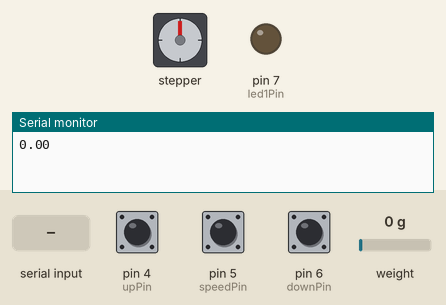
Recording of a sketch running on a simulated Arduino Uno, built with avr-gcc and run on an emulated ATmega328P. On the bench: stepper motor, output pins drawn as LEDs (lit = HIGH), the last lines printed to the serial monitor. Wiring (inferred from the names in the program): stepper motor driver (200 steps per turn assumed): step pin 2; direction pin 3. Dashed ring = blinking. The test bench sets the inputs (shaded band); at power-on: pin 6 (downPin) HIGH, pin 4 (upPin) HIGH, pin 5 (speedPin) HIGH, weight on the scale 0 g. Pins used as bus, display or sensor lines are not drawn.

Above: at 4.4 s.
4.5 s: "M10" received over Serial
At 9.1 s:
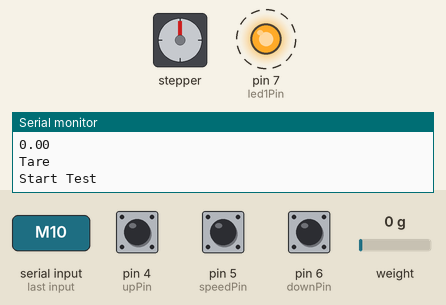
10.1 s: pin 6 (downPin) pulled LOW for 0.15 s
13.6 s: "M14" received over Serial
At 19.07 s:
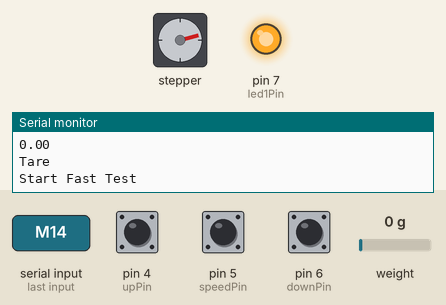
19.2 s: " " received over Serial
22.7 s: "M11" received over Serial
At 24.0 s:
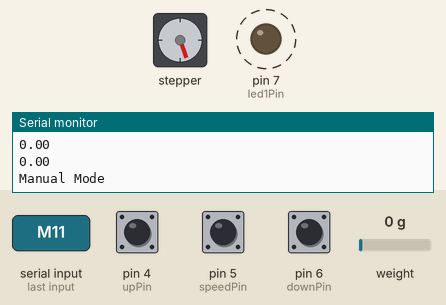
28.3 s: pin 4 (upPin) pulled LOW for 0.15 s
At 30.0 s:
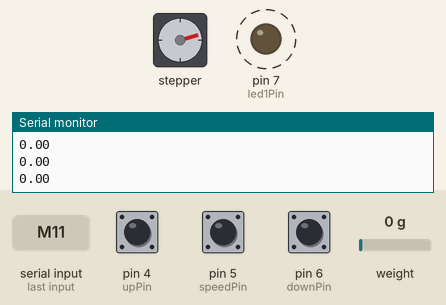
Timing chart, 0 to 32.8 s (numbered marks = the images above; inputs shaded):
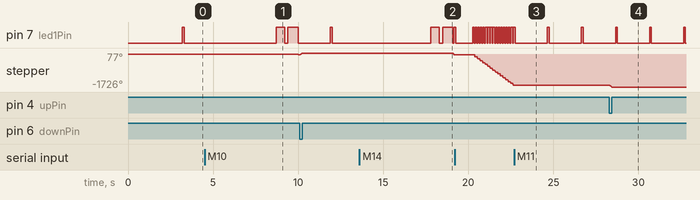

Measured:
- after the input at 13.6 s, stepper: turns 102° counter-clockwise in 0.15 s, starting after 5.4 s
- after the input at 22.7 s, pin 7 (led1Pin): alternates HIGH for 0.10 s and LOW for 1.9 s, starting after 2.0 s; stepper: stops changing and stays -1639°
- after the input at 28.3 s, stepper: turns 87° counter-clockwise in 0.14 s, starting at once

The sketch:

OpenPull.ino
```cpp
/*########################################
  ##### OPEN PULL
  ##### DIY Universal Test Machnine
  ##### V1.0
  ##### Stefan Hermann aka CNC Kitchen
  ##### https://www.youtube.com/cnckitchen
  ##### 31.01.2019
  ##### Libraries:
  ##### HX711 by aguegu: https://github.com/aguegu/ardulibs/tree/master/hx711
  ########################################*/

#include "hx711.h"

////// Load Cell Variables
float gainValue = -875.7 * (1 - 0.001); //CALIBRATION FACTOR
float measuringIntervall = 2;       //Measuring interval when IDLE
float measuringIntervallTest = .5;  //Measuring interval during SLOW test
float measuringIntervallTestFast = .15; ///Measuring interval during FAST test

long tareValue;

Hx711 loadCell(A0, A1);

////// Stepper Variables

int pulseLength = 10;
float stepsPerMM = 200 * 2 * (13 + 212.0 / 289.0) / 2; // Steps per rev * Microstepping * Gear reduction ratio / Pitch
float stepsPerSecond = stepsPerMM / 60; //1mm/min
int slowSpeedDelay = 3000;    //Time delay between steps for jogging slowly
int fastSpeedDelay = 300;     ////Time delay between steps for jogging fast
boolean dir = 0;


////// PIN definitions
int directionPin = 3;
int stepPin = 2;
int speedPin = 5;
int upPin = 4;
int downPin = 6;
int led1Pin = 7;


///// Variables
byte mode = 2;
byte modeAddition = 0;
float currentSpeed = stepsPerSecond;    //SLOW Test speed
float fastSpeed = 25 * stepsPerSecond;  //FAST Test speed (x25 = 25mm/min)
long currentMicros = micros();
long lastLoadValue = 0;
long lastStep = 0;
String inputString;
float maxForce = 0;
float loweringCounter = 0;
long startTime = 0;
long yMTestTime = 30 * 1000; //Modulus Test time for SLOW speed (=30s)
bool debug = false; //debug mode to test the remote

void setup() {
  // Serial
  Serial.begin(115200);

  // Load Cell
  tareValue = loadCell.averageValue(32);

  // Stepper
  pinMode(directionPin, OUTPUT);
  pinMode(stepPin, OUTPUT);
  digitalWrite(directionPin, dir);
  digitalWrite(stepPin, LOW);

  //Up Button
  pinMode(upPin, INPUT);
  digitalWrite(upPin, HIGH);

  //Down Button
  pinMode(downPin, INPUT);
  digitalWrite(downPin, HIGH);

  //Speed Switch
  pinMode(speedPin, INPUT);
  digitalWrite(speedPin, HIGH);

  //LED Pin
  pinMode(led1Pin, OUTPUT);
  digitalWrite(led1Pin, LOW);

}

void loop() {
  int stringRead = 0;
  //Serial COmmunication
  inputString = "";
  while (Serial.available())
  {
    inputString = Serial.readString();
    stringRead = 1;
  }
  if (stringRead == 1) {
    String taskPart;
    String rest;
    taskPart = inputString.substring(0, inputString.indexOf(" "));
    rest = inputString.substring(inputString.indexOf(" ") + 1);
    if (taskPart == "M10") { //Start SLOW test
      mode = 1;
      if (rest == "S1") {
        modeAddition = 1;
      }
      measuringIntervall = measuringIntervallTest;
      maxForce = 0;
      loweringCounter = 0;
      digitalWrite(directionPin, LOW);
      printSpaces(5);
      Serial.println("Tare");
      tareValue = loadCell.averageValue(32);    //Tare
      Serial.println("Start Test");
      digitalWrite(led1Pin, HIGH);
      delay(500);
      digitalWrite(led1Pin, LOW);
      delay(200);
      digitalWrite(led1Pin, HIGH);
      delay(500);
      digitalWrite(led1Pin, LOW);
    } else if (taskPart == "M11") { //manual Mode (not implemented yet)
      Serial.println("Manual Mode");
      measuringIntervall = 2;
      mode = 2;
    } else if (taskPart == "M12") { //tare
      measuringIntervall = 2;
      Serial.println("Tare");
      tareValue = loadCell.averageValue(32);
    } else if (taskPart == "M13") { //Youngs Modulus Test Mode
      mode = 4;
      measuringIntervall = measuringIntervallTest;
      maxForce = 0;
      loweringCounter = 0;
      digitalWrite(directionPin, LOW);
      printSpaces(5);
      Serial.println("Tare");
      tareValue = loadCell.averageValue(32);
      Serial.println("Start Test");
      digitalWrite(led1Pin, HIGH);
      delay(500);
      digitalWrite(led1Pin, LOW);
      delay(200);
      digitalWrite(led1Pin, HIGH);
      delay(500);
      digitalWrite(led1Pin, LOW);
      startTime = millis();
    } else if (taskPart == "M14") { //Start FAST test
      mode = 3;
      measuringIntervall = measuringIntervallTestFast;
      maxForce = 0;
      loweringCounter = 0;
      digitalWrite(directionPin, LOW);
      printSpaces(5);
      Serial.println("Tare");
      tareValue = loadCell.averageValue(32);
      Serial.println("Start Fast Test");
      digitalWrite(led1Pin, HIGH);
      delay(500);
      digitalWrite(led1Pin, LOW);
      delay(200);
      digitalWrite(led1Pin, HIGH);
      delay(500);
      digitalWrite(led1Pin, LOW);
    } else {
      Serial.println("ERROR: Command not found!");
    }
  }
  ///////////////// Tensile Test Mode ////////////
  if (mode == 1) {
    currentMicros = micros();
    if ((currentMicros - lastStep) >= 1000000. / currentSpeed) {
      digitalWrite(stepPin, HIGH);
      delayMicroseconds(pulseLength);
      digitalWrite(stepPin, LOW);
      lastStep = currentMicros;
    }
    if (!digitalRead(downPin)) { //Stop test if DOWN Button is pressed
      Serial.println("Test aborted - entering manual mode");
      printSpaces(5);
      mode = 2;
      modeAddition = 0;
      measuringIntervall = 2;
      currentSpeed = stepsPerSecond;
    }


    ///////////////// MANUAL MODE //////////////////
  } else if (mode == 2) {
    boolean performStep = 0;
    if (!digitalRead(upPin)) {
      digitalWrite(directionPin, LOW);
      performStep = 1;
      if(debug){ Serial.println("UP"); }
    } else if (!digitalRead(downPin)) {
      digitalWrite(directionPin, HIGH);
      performStep = 1;
      if(debug){ Serial.println("DOWN"); }
    }
    //Perform Step
    if (performStep) {
      digitalWrite(stepPin, HIGH);
      delayMicroseconds(pulseLength);
      digitalWrite(stepPin, LOW);
    }
    if (digitalRead(speedPin)) {
      delayMicroseconds(slowSpeedDelay);
      if(debug){Serial.println("Slow Speed");}
    } else {
      delayMicroseconds(fastSpeedDelay);
      if(debug){Serial.println("Fast Speed");}
    }

    // Fast Test Mode
  } else if (mode == 3) {
    currentMicros = micros();
    if ((currentMicros - lastStep) >= 1000000. / fastSpeed) {
      digitalWrite(stepPin, HIGH);
      delayMicroseconds(pulseLength);
      digitalWrite(stepPin, LOW);
      lastStep = currentMicros;
    }
    if (!digitalRead(downPin)) {
      Serial.println("Test aborted - entering manual mode");
      printSpaces(5);
      mode = 2;
      modeAddition = 0;
      measuringIntervall = 2;
      currentSpeed = stepsPerSecond;
    }
    // Youngs Modulus Test
  } else if (mode == 4) {
    currentMicros = micros();
    if ((currentMicros - lastStep) >= 1000000. / currentSpeed) {
      digitalWrite(stepPin, HIGH);
      delayMicroseconds(pulseLength);
      digitalWrite(stepPin, LOW);
      lastStep = currentMicros;
    }
    if (millis() - startTime >= yMTestTime) {
      mode = 3;
      measuringIntervall = measuringIntervallTestFast;
    }
    if (!digitalRead(downPin)) {
      Serial.println("Test aborted - entering manual mode");
      printSpaces(5);
      mode = 2;
      modeAddition = 0;
      measuringIntervall = 2;
      currentSpeed = stepsPerSecond;
    }
  }


  ///////////// Get load value
  currentMicros = micros();
  if ((micros() - lastLoadValue) >= measuringIntervall * 1000000) {
    digitalWrite(led1Pin, HIGH);
    float loadValue = (loadCell.averageValue(1) - tareValue) / gainValue;
    Serial.println(loadValue);
    //Serial.println((loadCell.averageValue(1)-tareValue));
    digitalWrite(led1Pin, LOW);
    lastLoadValue = currentMicros;
    if (mode == 1 && modeAddition == 1) {
      if (loadValue >= maxForce) {
        maxForce = loadValue;
        loweringCounter = 0;
      } else {
        loweringCounter++;
      }
      if (loweringCounter >= 20) {
        currentSpeed = currentSpeed * 4;
        modeAddition = 0;
      }
    }
  }
}

void printSpaces(int numberOfSpaces) { //This function will print a given amount of empty lines
  for (int i = numberOfSpaces; i > 0; i--) {
    Serial.println("");
  }
}
```
